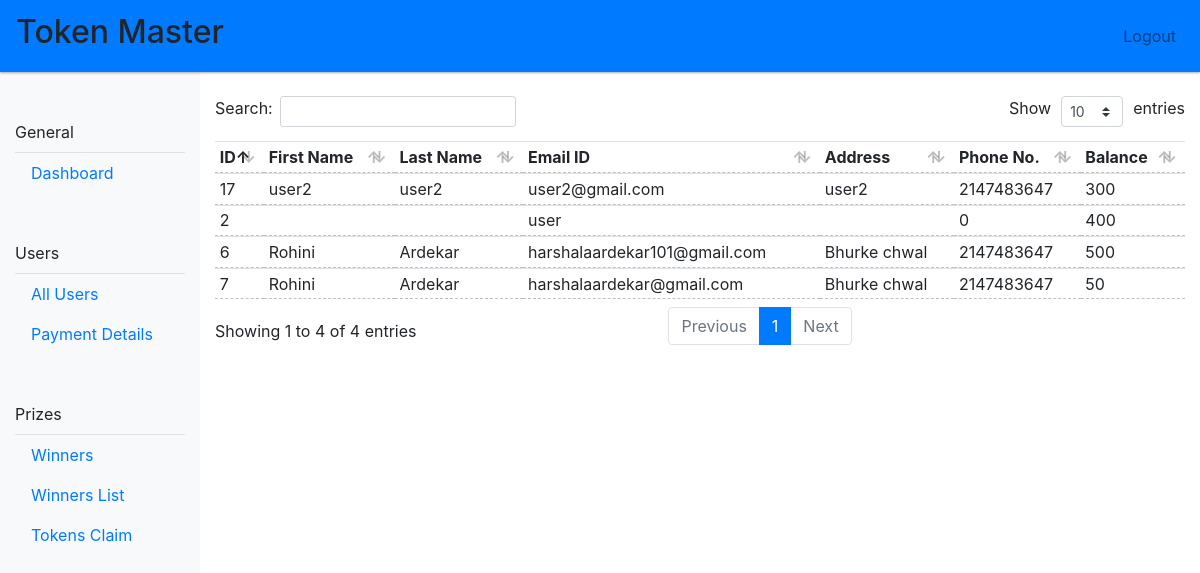
/admin/index.php?screen=payment, run on the app's committed database.
### tables this page shows
CREATE TABLE `balance_details` (
  `bid` int(11) NOT NULL,
  `balance` int(11) DEFAULT NULL,
  `id` int(11) NOT NULL
);

### admin/index.php (the view, shortened to what this page needs)
<?php
include '../connect.php';
?>
<html>
<head>
	<link rel="stylesheet" href="../css/bootstrap.min.css">
	<link rel="stylesheet" href="../css/font-awesome-all.css">
	<link rel="stylesheet" href="../css/jquery-ui.css" />
	<link rel="stylesheet" href="../css/swiper.min.css" />
	<link rel="stylesheet" href="../css/dataTables.bootstrap4.min.css"/>
	<link rel="stylesheet" href="style.css">
</head>
<body>
	<div class="container-fluid">
		<div class="row">
			<div class="col-12 p-0">
				<nav class="navbar navbar-expand-sm bg-primary navbar-light justify-content-between">
					<a class="navbar-brand">
						<h2>Token Master</h2>
					</a>
					<div class="collapse navbar-collapse justify-content-end" id="collapsibleNavbar">
						<ul class="navbar-nav pt-5 pt-md-0">
							<li class="nav-item">
								<a class="nav-link" href="../logout.php">Logout</a>
							</li>
						</ul>
					</div>
				</nav>
			</div>
		</div>
		<div class="row h-100">
			<div class="col-12 d-none d-md-block col-md-2 bg-light">
				<ul class="nav flex-column">
					<li class="nav-item mt-5 border-bottom">
						<label for="">General</label>
					</li>
					<li class="nav-item">
						<a class="nav-link active" href="?screen=dashboard">Dashboard</a>
					</li>
					<li class="nav-item mt-5 border-bottom">
						<label for="">Users</label>
					</li>
					<li class="nav-item">
						<a class="nav-link" href="?screen=all_users">All Users</a>
					</li>
					<li class="nav-item">
						<a class="nav-link" href="?screen=payment">Payment Details</a>
					</li>
					<li class="nav-item mt-5 border-bottom">
						<label for="">Prizes</label>
					</li>
					<li class="nav-item">
						<a class="nav-link" href="?screen=winners">Winners</a>
					</li>
					<li class="nav-item">
						<a class="nav-link" href="?screen=winnerslist">Winners List</a>
					</li>
					<li class="nav-item">
						<a class="nav-link" href="?screen=numbers">Tokens Claim</a>
					</li>
				</ul>
			</div>
			<div class="col-12 col-md-10">
				<?php if(isset($_GET['screen'])){
					if($_GET['screen']=='all_users'){
						?>
<!-- 						<div class="row">
							<div class="col-4 offset-8">
								<input type="text" id="search" class="form-control my-3" placeholder="Search">
							</div>
						</div> -->
						<table class = "table table-sm reflow">
							<thead>
								<th>ID</th>
								<th>Date</th>
								<th>Time</th>
								<th>First Name</th>
								<th>Last Name</th>
								<th>Email ID</th>
								<th>Address</th>
								<th>Phone No.</th>
								<th>Password</th>
							</thead>
			                <tbody>
			                      <?php
			                      $query="select * from login_details";
			                      $result=mysqli_query($conn, $query);
			                      if ($result) {
			                      while ($object = $result->fetch_object())
			                      {
			                      echo "<tr>
			                        <td>".$object->id."</td>
			                        <td>".$object->date."</td>
			                        <td>".$object->time."</td>
			                        <td>".$object->fname."</td>
			                        <td>".$object->lname."</td>
			                        <td>".$object->username."</td>
			                        <td>".$object->address."</</td>
			                        <td>".$object->phoneno."</td>
			                        <td>".$object->password."</td>
			                      </tr>";
			                      }
			                      }
			                      else {
			                      echo "Error : ".mysqli_error();
			                      }
			                      ?>
			                </tbody>
			              </table>
						<?php
					}
					else if($_GET['screen']=='payment'){
						?>
						<table class = "table table-sm reflow">
							<thead>
								<th>ID</th>
								<th>First Name</th>
								<th>Last Name</th>
								<th>Email ID</th>
								<th>Address</th>
								<th>Phone No.</th>
								<th>Balance</th>
							</thead>
			                <tbody>
			                      <?php
			                      $query="SELECT login_details.id,login_details.fname,login_details.lname,login_details.username,login_details.address,login_details.phoneno,balance_details.balance FROM login_details INNER JOIN balance_details ON login_details.id = balance_details.id";
			                      $result=mysqli_query($conn, $query);
			                      if ($result) {
			                      	while ($object = $result->fetch_object())
			                      {
				                    		echo "<tr>
					                        <td>".$object->id."</td>
					                        <td>".$object->fname."</td>
					                        <td>".$object->lname."</td>
					                        <td>".$object->username."</td>
					                        <td>".$object->address."</</td>
					                        <td>".$object->phoneno."</td>
					                        <td>".$object->balance."</td>
					                      </tr>";
			                      }
			                  }
			                      else {
			                      echo "Error : ".mysqli_error();
			                      }
			                      ?>
			                </tbody>
			              </table>
						<?php
					}
					else if($_GET['screen']=='winnerslist'){
						?>
<!-- 						<div class="row">
							<div class="col-4 offset-8">
								<input type="text" id="search" class="form-control my-3" placeholder="Search">
							</div>
						</div> -->
						<table class = "table table-sm reflow">
							<thead>
								<th>First Name</th>
								<th>Last Name</th>
								<th>Email ID</th>
								<th>Address</th>
								<th>Phone No.</th>
								<th>Token No</th>
								<th>Token id</th>
							</thead>
			                <tbody>
			                      <?php
			                      $query="SELECT login_details.fname,login_details.lname,login_details.username,login_details.address,login_details.phoneno,tokens.token_no,tokens.tid FROM login_details INNER JOIN tokens ON login_details.id = tokens.id where winning_status=1";
			                      $result=mysqli_query($conn, $query);
			                      if ($result) {
			                      while ($object = $result->fetch_object())
			                      {
			                      echo "<tr>
			                        <td>".$object->fname."</td>
			                        <td>".$object->lname."</td>
			                        <td>".$object->username."</td>
			                        <td>".$object->address."</</td>
			                        <td>".$object->phoneno."</td>
			                        <td>".$object->token_no."</td>
			                        <td>".$object->tid."</td>
			                      </tr>";
			                      }
			                      }
			                      else {
			                      echo "Error : ".mysqli_error();
			                      }
			                      ?>
			                </tbody>
			              </table>
						<?php
					}
					else if($_GET['screen']=='numbers'){
						?>
						<div class="row">
							<div class="col-md-9 mb-5" style="margin-left: 10%;">
								<div class="card m-3 mt-3 bg-light p-2">
							<table class = "table table-sm reflow">
							<thead>
								<th>First Name</th>
								<th>Last Name</th>
								<th>Email ID</th>
								<th>Address</th>
								<th>Phone No.</th>
								<th>Token No</th>
								<th>Token id</th>
							</thead>
			                <tbody>
			                      <?php
			                      $query="SELECT login_details.fname,login_details.lname,login_details.username,login_details.address,login_details.phoneno,tokens.token_no,tokens.tid FROM login_details INNER JOIN tokens ON login_details.id = tokens.id";
			                      $result=mysqli_query($conn, $query);
			                      if ($result) {
			                      while ($object = $result->fetch_object())
			                      {
			                      echo "<tr>
			                        <td>".$object->fname."</td>
			                        <td>".$object->lname."</td>
			                        <td>".$object->username."</td>
			                        <td>".$object->address."</</td>
			                        <td>".$object->phoneno."</td>
			                        <td>".$object->token_no."</td>
			                        <td>".$object->tid."</td>
			                      </tr>";
			                      }
			                      }
			                      else {
			                      echo "Error : ".mysqli_error();
			                      }
			                      ?>
			                </tbody>
			              </table>
								</div>
							</div>
						</div>
						<?php
					}
					else if($_GET['screen']=='dashboard'){
						?>
						<h4 class="py-2 pt-4">Users</h4>
						<div class="row">
							<div class="col-12 col-md-4 mb-3 stats">
								<div class="bg-light p-3">
									<center><h4>Total Registered</h4></center>
									<center><h3>
										<?php
										$sql="select count(*) as total from login_details";
										$result = $conn->query($sql);
										if ($result->num_rows > 0)
					                      {
					                      while($row = $result->fetch_assoc()) {
					                        $total=$row["total"];
					                      }
					                      }
					                     echo $total;
										?>
									</h3>
								</center>
								</div>
							</div>
							<div class="col-12 col-md-4 mb-3 stats">
								<div class="bg-light p-3">
									<center><h4>Tokens Generated for</h4></center>
									<center><h3>
										<?php
										$sql="SELECT count(*) as count FROM login_details WHERE id IN (SELECT ID FROM tokens)";
										$result = $conn->query($sql);
										if ($result->num_rows > 0)
					                      {
					                      while($row = $result->fetch_assoc()) {
					                        $count=$row["count"];
					                      }
					                      }
					                     echo $count;
										?>
									</h3>
								</center>
								</div>
							</div>
							<div class="col-12 col-md-4 mb-3 stats">
								<div class="bg-light p-3">
									<center><h4>Payment Received</h4></center>
									<center><h3>
										<?php
										$sql="select sum(payment) as total from tokens";
										$result = $conn->query($sql);
										if ($result->num_rows > 0)
					                      {
					                      while($row = $result->fetch_assoc()) {
					                        $total=$row["total"];
					                      }
					                      }
					                    echo $total;
										?>
									</h3>
								</center>
								</div>
							</div>
							</div>
						<h4 class="py-2 pt-4">Tokens</h4>
						<div class="row">
							<div class="col-12 col-md-4 mb-3 stats">
								<div class="bg-light p-3">
									<center><h4>Total Tokens Generated</h4></center>
									<center><h3>
										<?php
										$sql="select count(*) as total from tokens";
										$result = $conn->query($sql);
										if ($result->num_rows > 0)
					                      {
					                      while($row = $result->fetch_assoc()) {
					                        $total=$row["total"];
					                      }
					                      }
					                     echo $total;
										?>
									</h3>
								</center>
								</div>
							</div>
							<div class="col-12 col-md-4 mb-3 stats">
								<div class="bg-light p-3">
									<center><h4>Winners Declared</h4></center>
									<center><h3>
										<?php
										$sql="SELECT count(*) as count FROM tokens WHERE winning_status=1";
										$result = $conn->query($sql);
										if ($result->num_rows > 0)
					                      {
					                      while($row = $result->fetch_assoc()) {
					                        $count=$row["count"];
					                      }
					                      }
					                     echo $count;
										?>
									</h3>
								</center>
								</div>
							</div>
						<?php
					}
				else{}}
				?>
			</div>
		</div>
	</div>
</body>
</html>

### admin/style.css (style rules this page uses)
.navbar { box-shadow: 0 1px 3px rgba(0,0,0,0.12), 0 1px 2px rgba(0,0,0,0.24); z-index: 99; }

### admin/index.php (style rules this page uses)
table.reflow { width: 100%; }
table.reflow th, table.reflow td { text-align: left; border-bottom: 1px dashed silver; }

### data on the page
balance_details: id "6", id.fname "Rohini", id.lname "Ardekar", id.username "harshalaardekar101@gmail.com", id.address "Bhurke chwal", id.phoneno "2147483647", balance "500"
balance_details: id "2", id.username "user", id.phoneno "0", balance "400"
balance_details: id "7", id.fname "Rohini", id.lname "Ardekar", id.username "harshalaardekar@gmail.com", id.address "Bhurke chwal", id.phoneno "2147483647", balance "50"
balance_details: id "17", id.fname "user2", id.lname "user2", id.username "user2@gmail.com", id.address "user2", id.phoneno "2147483647", balance "300"
